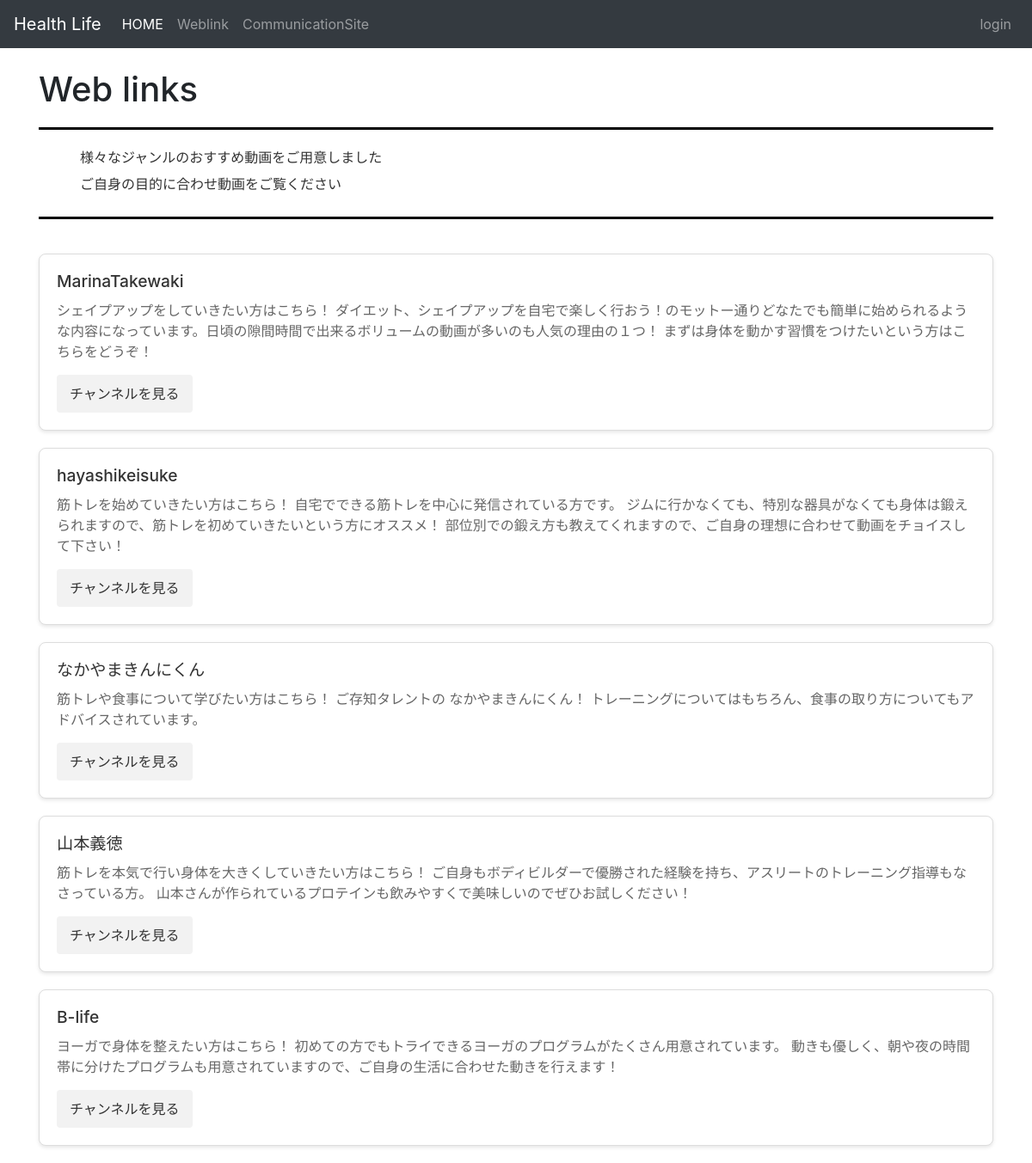
/weblink/add/, run on the app's committed database.
### myapp/models.py (models this page shows, shortened)
class WebLink(models.Model):
    title = models.CharField(max_length=255)
    url = models.URLField()
    description = models.TextField()
    created_at = models.DateTimeField(default=timezone.now)
    updated_at = models.DateTimeField(auto_now=True)
    user = models.ForeignKey(User, on_delete=models.CASCADE)
    purpose = models.CharField(max_length=255, blank=True)  # 動画の目的や用途
    tags = models.CharField(max_length=255, blank=True)     # 動画に関連するタグ
    class Meta:
        permissions = [
            ('can_view_weblink', 'Can view web link'),
        ]

### myapp/views.py (the view)
# urls.py: path('weblink/add/', views.weblink_list, name='add_weblink'),
def weblink_list(request):
    links = WebLink.objects.all()
    return render(request, 'weblink/weblink.html', {'links': links})

### templates/weblink/weblink.html
{% extends 'base.html' %}
{% block content %}
    <h1>Web links</h1>
    <div class="page-description">
    <p class="lead">　　　様々なジャンルのおすすめ動画をご用意しました</p>
    <p class="lead">　　　ご自身の目的に合わせ動画をご覧ください</p>
    </div>
    {% for link in links %}
      <div class="video-card">
        <h2 class="video-title">{{ link.title }}</h2>
        <p class="video-description">{{ link.description }}</p>
        <a class="video-link" href="{{ link.url }}" target="_blank">チャンネルを見る</a>
      </div>
    {% endfor %}
{% endblock %}

### myapp/static/styles.css (style rules this page uses)
.page-description { margin-top: 20px; margin-bottom: 40px; padding: 20px 0; border-top: 3px solid #000; border-bottom: 3px solid #000; }
.page-description p { font-size: 1em; line-height: 1.6; color: #333; margin-bottom: 5px; }
.video-card { background-color: #ffffff; border: 1px solid #ddd; border-radius: 8px; padding: 20px; margin-bottom: 20px; box-shadow: 0 2px 4px rgba(0, 0, 0, 0.1); transition: box-shadow 0.3s ease-in-out; }
.video-title { margin-top: 0; color: #333; font-size: 1.2em; margin-bottom: 10px; }
.video-description { font-size: 1em; color: #666; margin-bottom: 15px; }
.video-link { display: inline-block; background-color: #f2f2f2; color: #333; padding: 10px 15px; border-radius: 4px; text-decoration: none; transition: background-color 0.3s ease-in-out; }

### data on the page
WebLink: title "MarinaTakewaki", description "シェイプアップをしていきたい方はこちら！ ダイエット、シェイプアップを自宅で楽しく行おう！のモットー通りどなたでも簡単に始められるような内容になっています。日頃の隙間時間で出来るボリュームの動画が多いのも人気の理由の１つ！ まずは身体を動かす習慣をつけたいという方はこちらをどうぞ！"
WebLink: title "hayashikeisuke", description "筋トレを始めていきたい方はこちら！ 自宅でできる筋トレを中心に発信されている方です。 ジムに行かなくても、特別な器具がなくても身体は鍛えられますので、筋トレを初めていきたいという方にオススメ！ 部位別での鍛え方も教えてくれますので、ご自身の理想に合わせて動画をチョイスして下さい！"
WebLink: title "なかやまきんにくん", description "筋トレや食事について学びたい方はこちら！ ご存知タレントの なかやまきんにくん！ トレーニングについてはもちろん、食事の取り方についてもアドバイスされています。"
WebLink: title "山本義徳", description "筋トレを本気で行い身体を大きくしていきたい方はこちら！ ご自身もボディビルダーで優勝された経験を持ち、アスリートのトレーニング指導もなさっている方。 山本さんが作られているプロテインも飲みやすくで美味しいのでぜひお試しください！"
WebLink: title "B-life", description "ヨーガで身体を整えたい方はこちら！ 初めての方でもトライできるヨーガのプログラムがたくさん用意されています。 動きも優しく、朝や夜の時間帯に分けたプログラムも用意されていますので、ご自身の生活に合わせた動きを行えます！"
